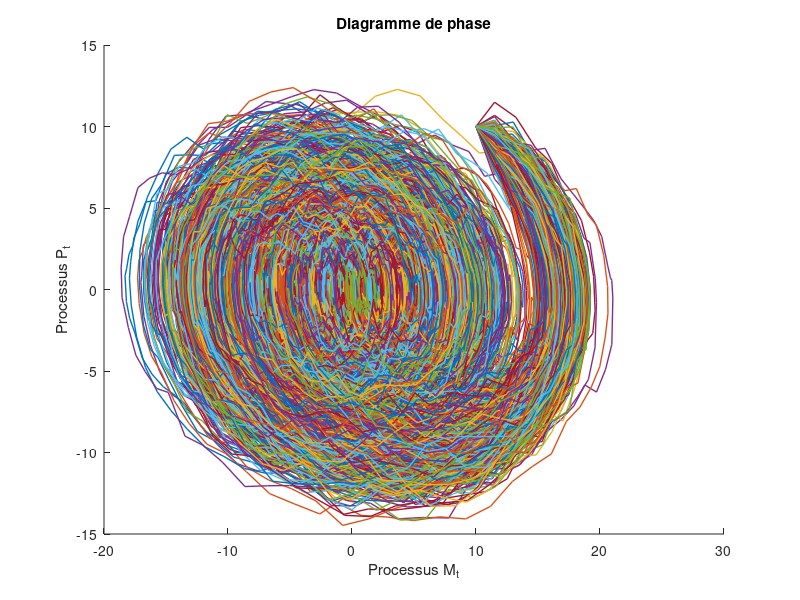

Source code (MATLAB):
function [P,M]=Portefeuille()

T=15;
sigma=1.5;
alpha=0.3;
beta=0.5;
M0=10;
P0=10;
N=1000;

M(1)=M0;
P(1)=P0;
N=100;
deltat=T/N;
Nmc=1000;
t=(0:N)*deltat;
for j=1:Nmc
for i=1:N
    g=randn;
    P(i+1)=P(i)-alpha*P(i)*deltat-beta*M(i)*deltat+sigma*sqrt(deltat)*g;
    M(i+1)=M(i)+P(i)*deltat;
end
    hold on;
    plot(M,P,'LineWidth',1)
    xlabel 'Processus M_t'
    ylabel 'Processus P_t'
    title 'Diagramme de phase'
    %hold on;
    %plot(t,P,'LineWidth',1)
    %xlabel 't_n'
    %ylabel 'Processus M_t'
    %title 'Simulation du premier portefeuille P'
    %hold on;
    %plot(t,M,'LineWidth',1)
    %xlabel 't_n'
    %ylabel 'Processus M_t'
    %title 'Simulation du second portefeuille M'
end


end